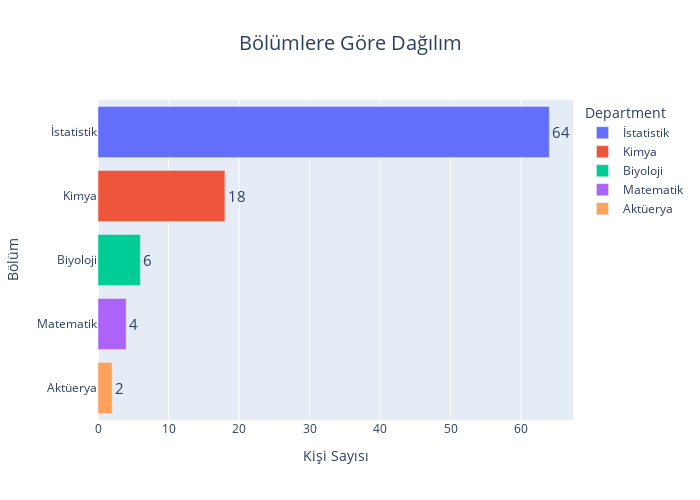

Here is the notebook cell this chart was saved with:
### Code cell
temp = df.groupby('Department').size().reset_index(name='counts').sort_values(by='counts', ascending=False)

# bar chart
fig = px.bar(temp, y='Department', x='counts', title='Bölümlere Göre Dağılım', text='counts', color='Department')
fig.update_traces(textposition='outside', textfont_size=15)
fig.update_layout(uniformtext_minsize=12, uniformtext_mode='hide', width=700, height=500, title_x=0.5, title_font_size=20)
fig.update_xaxes(title_text='Kişi Sayısı')
fig.update_yaxes(title_text='Bölüm')
fig.show()

### Figure 1 — Plotly figure (JSON) as saved in the notebook; plotly's stock layout.template omitted (floating-point values rounded to 4 significant figures)
{"data": [{"alignmentgroup": "True", "hovertemplate": "Department=%{y}<br>counts=%{text}<extra></extra>", "legendgroup": "İstatistik", "marker": {"color": "#636efa", "pattern": {"shape": ""}}, "name": "İstatistik", "offsetgroup": "İstatistik", "orientation": "h", "showlegend": true, "text": [64], "textfont": {"size": 15}, "textposition": "outside", "type": "bar", "x": [64], "xaxis": "x", "y": ["İstatistik"], "yaxis": "y"}, {"alignmentgroup": "True", "hovertemplate": "Department=%{y}<br>counts=%{text}<extra></extra>", "legendgroup": "Kimya", "marker": {"color": "#EF553B", "pattern": {"shape": ""}}, "name": "Kimya", "offsetgroup": "Kimya", "orientation": "h", "showlegend": true, "text": [18], "textfont": {"size": 15}, "textposition": "outside", "type": "bar", "x": [18], "xaxis": "x", "y": ["Kimya"], "yaxis": "y"}, {"alignmentgroup": "True", "hovertemplate": "Department=%{y}<br>counts=%{text}<extra></extra>", "legendgroup": "Biyoloji", "marker": {"color": "#00cc96", "pattern": {"shape": ""}}, "name": "Biyoloji", "offsetgroup": "Biyoloji", "orientation": "h", "showlegend": true, "text": [6], "textfont": {"size": 15}, "textposition": "outside", "type": "bar", "x": [6], "xaxis": "x", "y": ["Biyoloji"], "yaxis": "y"}, {"alignmentgroup": "True", "hovertemplate": "Department=%{y}<br>counts=%{text}<extra></extra>", "legendgroup": "Matematik", "marker": {"color": "#ab63fa", "pattern": {"shape": ""}}, "name": "Matematik", "offsetgroup": "Matematik", "orientation": "h", "showlegend": true, "text": [4], "textfont": {"size": 15}, "textposition": "outside", "type": "bar", "x": [4], "xaxis": "x", "y": ["Matematik"], "yaxis": "y"}, {"alignmentgroup": "True", "hovertemplate": "Department=%{y}<br>counts=%{text}<extra></extra>", "legendgroup": "Aktüerya", "marker": {"color": "#FFA15A", "pattern": {"shape": ""}}, "name": "Aktüerya", "offsetgroup": "Aktüerya", "orientation": "h", "showlegend": true, "text": [2], "textfont": {"size": 15}, "textposition": "outside", "type": "bar", "x": [2], "xaxis": "x", "y": ["Aktüerya"], "yaxis": "y"}], "layout": {"barmode": "relative", "height": 500, "legend": {"title": {"text": "Department"}, "tracegroupgap": 0}, "title": {"font": {"size": 20}, "text": "Bölümlere Göre Dağılım", "x": 0.5}, "uniformtext": {"minsize": 12, "mode": "hide"}, "width": 700, "xaxis": {"anchor": "y", "domain": [0, 1], "title": {"text": "Kişi Sayısı"}}, "yaxis": {"anchor": "x", "categoryarray": ["Aktüerya", "Matematik", "Biyoloji", "Kimya", "İstatistik"], "categoryorder": "array", "domain": [0, 1], "title": {"text": "Bölüm"}}}}
